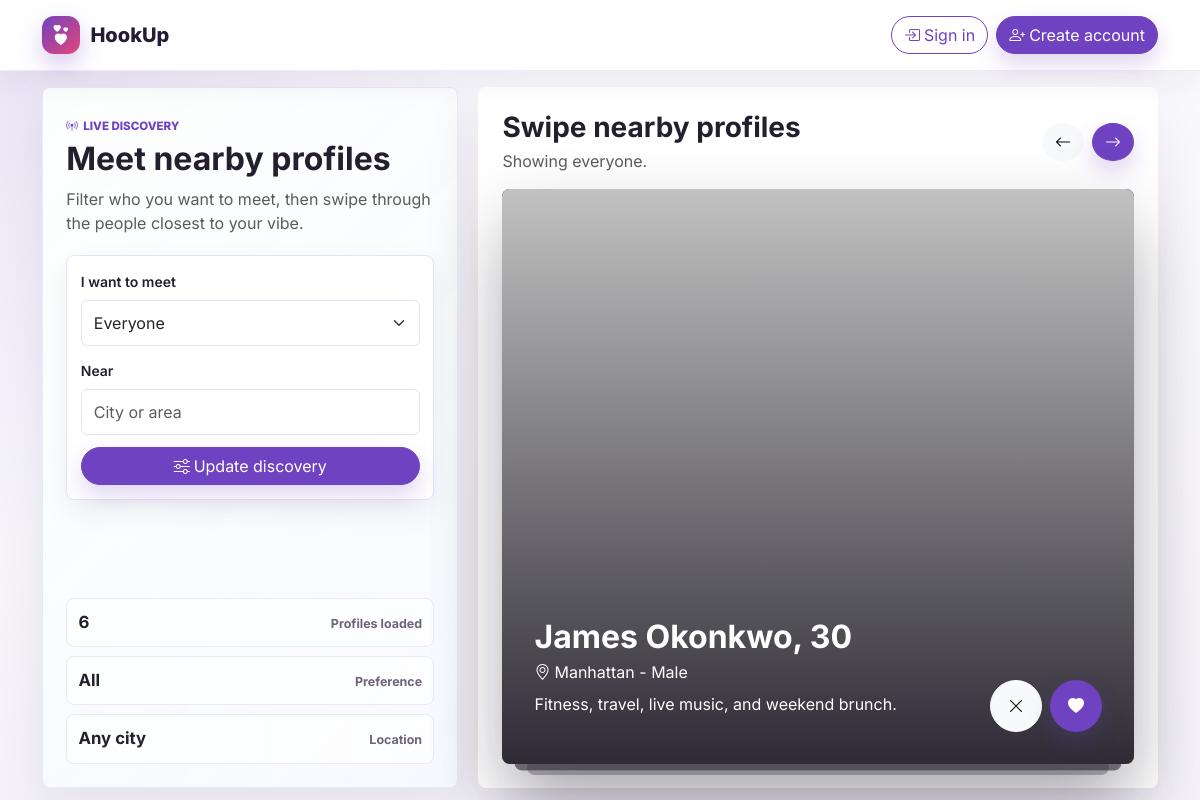
The page / on the database its author committed.
### tables this page shows
CREATE TABLE IF NOT EXISTS profiles (
  user_id BIGINT UNSIGNED PRIMARY KEY,
  display_name VARCHAR(120) NOT NULL,
  username VARCHAR(40) NOT NULL UNIQUE,
  age TINYINT UNSIGNED NOT NULL,
  city VARCHAR(120) NOT NULL,
  gender ENUM('female', 'male', 'non_binary') NOT NULL DEFAULT 'female',
  looking_for ENUM('female', 'male', 'everyone') NOT NULL DEFAULT 'everyone',
  profile_visibility ENUM('public', 'matches', 'private') NOT NULL DEFAULT 'public',
  bio TEXT NOT NULL,
  avatar_url VARCHAR(500) NULL,
  is_featured TINYINT(1) NOT NULL DEFAULT 0,
  created_at DATETIME NOT NULL DEFAULT CURRENT_TIMESTAMP,
  updated_at DATETIME NOT NULL DEFAULT CURRENT_TIMESTAMP ON UPDATE CURRENT_TIMESTAMP,
  CONSTRAINT fk_profiles_user FOREIGN KEY (user_id) REFERENCES users(id) ON DELETE CASCADE,
  INDEX idx_profiles_city (city),
  INDEX idx_profiles_gender (gender),
  INDEX idx_profiles_featured (is_featured)
);

### app/helpers.php (called while the page is built, shortened)
<?php
function config_value(string $path, $default = null)
{
    global $config;
    $value = $config;
    foreach (explode('.', $path) as $key) {
        $value = $value[$key];
    }
    return $value;
}
function db(): PDO
{
    return Database::connection();
}
function e(?string $value): string
{
    return htmlspecialchars((string) $value, ENT_QUOTES | ENT_SUBSTITUTE, 'UTF-8');
}
function is_local_request(): bool
{
    $host = strtolower((string) ($_SERVER['HTTP_HOST'] ?? ''));
    $host = preg_replace('/:\d+$/', '', $host) ?: $host;
    return in_array($host, ['localhost', '127.0.0.1', '::1'], true);
}
function request_scheme(): string
{
    $forwardedProto = strtolower((string) ($_SERVER['HTTP_X_FORWARDED_PROTO'] ?? ''));
    $isHttps = (!empty($_SERVER['HTTPS']) && $_SERVER['HTTPS'] !== 'off')
        || (($_SERVER['SERVER_PORT'] ?? null) === '443');
    return $isHttps ? 'https' : 'http';
}
function configured_app_url(): string
{
    return rtrim((string) config_value('app.url', ''), '/');
}
function configured_base_path(): string
{
    $path = (string) (parse_url(configured_app_url(), PHP_URL_PATH) ?: '');
    return '/' . trim($path, '/');
}
function detected_base_path(): string
{
    $scriptName = str_replace('\\', '/', (string) ($_SERVER['SCRIPT_NAME'] ?? ''));
    $rootName = basename((string) (defined('APP_ROOT') ? APP_ROOT : ''));
    if ($rootName !== '') {
        $segments = array_values(array_filter(explode('/', trim($scriptName, '/')), 'strlen'));
        $position = array_search($rootName, $segments, true);
    }
    $dir = trim(str_replace('\\', '/', dirname($scriptName)), '/');
    return '/' . $dir;
}
function app_base_path(): string
{
    $configuredPath = configured_base_path();
    if (is_local_request()) {
        $detectedPath = detected_base_path();
        return $detectedPath !== '' ? $detectedPath : ($configuredPath === '/' ? '' : $configuredPath);
    }
    return $configuredPath === '/' ? '' : $configuredPath;
}
function app_base_url(): string
{
    $configuredUrl = configured_app_url();
    $configuredHost = strtolower((string) (parse_url($configuredUrl, PHP_URL_HOST) ?: ''));
    $requestHost = (string) ($_SERVER['HTTP_HOST'] ?? '');
    if ($requestHost !== '' && (is_local_request() || in_array($configuredHost, ['', 'localhost', '127.0.0.1', '::1'], true))) {
        return request_scheme() . '://' . $requestHost . app_base_path();
    }
    return $configuredUrl;
}
function url(string $path = ''): string
{
    $base = app_base_url();
    $path = ltrim($path, '/');
    $fragment = '';
    $query = '';
    if ($path === 'index.php') {
        $path = '';
    } elseif (substr($path, -10) === '/index.php') {
        $path = substr($path, 0, -10);
    } elseif (substr($path, -4) === '.php') {
        $path = substr($path, 0, -4);
    }
    return $base . '/' . $path . $query . $fragment;
}
function db_column_exists(string $table, string $column): bool
{
    static $cache = [];
    $key = $table . '.' . $column;
    try {
        $stmt = db()->prepare("SHOW COLUMNS FROM `{$table}` LIKE :column");
        $stmt->execute(['column' => $column]);
        $cache[$key] = (bool) $stmt->fetch();
    } catch (Throwable $e) {
        $cache[$key] = false;
    }
    return $cache[$key];
}
function user_presence_column(): string
{
    return db_column_exists('users', 'last_seen_at') ? 'last_seen_at' : 'last_login_at';
}
function user_presence_select(string $alias = 'u', string $as = 'last_seen_at'): string
{
    $column = user_presence_column();
    return "{$alias}.{$column} AS {$as}";
}

### config/config.php (called while the page is built)
<?php
return [
    'app' => [
        'name' => getenv('APP_NAME') ?: 'HookUp',
        'env' => getenv('APP_ENV') ?: 'development',
        'url' => getenv('APP_URL') ?: 'http://localhost/Hookup/',
        'timezone' => getenv('APP_TIMEZONE') ?: 'Africa/Lagos',
    ],
    'database' => [
        'host' => getenv('DB_HOST') ?: '127.0.0.1',
        'port' => getenv('DB_PORT') ?: '3306',
        'name' => getenv('DB_DATABASE') ?: 'hookup',
        'user' => getenv('DB_USERNAME') ?: 'root',
        'pass' => getenv('DB_PASSWORD') ?: '',
        'charset' => 'utf8mb4',
    ],
    'paystack' => [
        'public_key' => getenv('PAYSTACK_PUBLIC_KEY') ?: '',
        'secret_key' => getenv('PAYSTACK_SECRET_KEY') ?: '',
        'transaction_charge_percent' => (float) (getenv('PAYSTACK_TRANSACTION_CHARGE_PERCENT') ?: 3),
    ],
];

### app/bootstrap.php (called while the page is built, shortened)
<?php
$config = require APP_ROOT . '/config/config.php';
require APP_ROOT . '/app/Database.php';
require APP_ROOT . '/app/helpers.php';
require APP_ROOT . '/app/Auth.php';
require APP_ROOT . '/app/Repositories.php';

### app/Database.php (called while the page is built, shortened)
<?php
final class Database
{
    private static ?PDO $connection = null;
    public static function connection(): PDO
    {
        global $config;
        if (self::$connection instanceof PDO) {
            return self::$connection;
        }
        $db = $config['database'];
        $dsn = sprintf(
            'mysql:host=%s;port=%s;dbname=%s;charset=%s',
            $db['host'],
            $db['port'],
            $db['name'],
            $db['charset']
        );
        self::$connection = new PDO($dsn, $db['user'], $db['pass'], [
            PDO::ATTR_ERRMODE => PDO::ERRMODE_EXCEPTION,
            PDO::ATTR_DEFAULT_FETCH_MODE => PDO::FETCH_ASSOC,
            PDO::ATTR_EMULATE_PREPARES => false,
        ]);
        return self::$connection;
    }
}

### app/Repositories.php (called while the page is built, shortened)
<?php
function get_discovery_profiles(string $gender = '', string $city = '', int $limit = 12): array
{
    $presenceSelect = user_presence_select('u');
    $sql = 'SELECT u.id AS user_id, u.email, u.status, p.*,
                   uv.overall_status AS verification_status, ' . $presenceSelect . '
            FROM users u
            JOIN profiles p ON p.user_id = u.id
            LEFT JOIN user_verifications uv ON uv.user_id = u.id
            WHERE u.deleted_at IS NULL AND u.status = "active" AND u.role = "member"';
    $params = [];
    if ($city !== '') {
        $sql .= ' ORDER BY CASE WHEN p.city LIKE :city_order THEN 0 ELSE 1 END, p.is_featured DESC, RAND()';
        $params['city_order'] = '%' . $city . '%';
    } else {
        $sql .= ' ORDER BY p.is_featured DESC, RAND()';
    }
    $sql .= ' LIMIT ' . max(1, min(24, $limit));
    $stmt = db()->prepare($sql);
    $stmt->execute($params);
    return $stmt->fetchAll();
}

### app/Auth.php (called while the page is built, shortened)
<?php
function current_user(): ?array
{
    static $user = false;
    if ($user !== false) {
        return $user;
    }
    if (empty($_SESSION['user_id'])) {
        $user = null;
        return null;
    }
    $stmt = db()->prepare(
        'SELECT u.*, p.display_name, p.username, p.age, p.city, p.bio, p.avatar_url,
                uv.overall_status AS verification_status
         FROM users u
         LEFT JOIN profiles p ON p.user_id = u.id
         LEFT JOIN user_verifications uv ON uv.user_id = u.id
         WHERE u.id = :id AND u.deleted_at IS NULL
         LIMIT 1'
    );
    $stmt->execute(['id' => (int) $_SESSION['user_id']]);
    $row = $stmt->fetch();
    $user = $row ?: null;
    return $user;
}

### index.php (the view, shortened to what this page needs)
<?php
require __DIR__ . '/app/bootstrap.php';
$selectedGender = in_array(($_GET['meet'] ?? ''), ['female', 'male', 'everyone'], true) ? (string) $_GET['meet'] : 'everyone';
$selectedCity = trim((string) ($_GET['city'] ?? ''));
$profiles = get_discovery_profiles($selectedGender, $selectedCity, 10);
require APP_ROOT . '/app/layout-header.php';
?>
<div class="home-discovery-layout">
  <section class="discovery-top">
    <div class="discovery-copy">
      <span class="tool-eyebrow"><i class="bi bi-broadcast-pin"></i> Live discovery</span>
      <h1 class="h2 fw-bold mb-2">Meet nearby profiles</h1>
      <p class="text-muted mb-0">Filter who you want to meet, then swipe through the people closest to your vibe.</p>
    </div>
    <form class="discovery-filter-bar" method="get">
      <div>
        <label class="form-label small fw-semibold" for="meet">I want to meet</label>
        <select class="form-select" name="meet" id="meet">
          <option value="everyone" <?= $selectedGender === 'everyone' ? 'selected' : '' ?>>Everyone</option>
        </select>
      </div>
      <div>
        <label class="form-label small fw-semibold" for="city">Near</label>
        <input class="form-control" name="city" id="city" value="<?= e($selectedCity) ?>" placeholder="City or area">
      </div>
      <button class="btn btn-primary rounded-pill w-100"><i class="bi bi-sliders me-1"></i>Update discovery</button>
    </form>
    <div class="discovery-side-stats">
      <div><strong><?= count($profiles) ?> <small>Profiles loaded</small></strong></div>
      <div><strong><?= e($selectedGender === 'everyone' ? 'All' : ucfirst($selectedGender)) ?> <small>Preference</small></strong></div>
      <div><strong><?= e($selectedCity !== '' ? $selectedCity : 'Any city') ?> <small>Location</small></strong></div>
    </div>
  </section>
  <section class="discover-band">
    <div class="d-flex flex-wrap justify-content-between align-items-center gap-3 mb-3">
      <div>
        <h2 class="h3 fw-bold mb-1">Swipe nearby profiles</h2>
        <div class="text-muted">Showing <?= e($selectedGender === 'everyone' ? 'everyone' : $selectedGender) ?><?= $selectedCity !== '' ? ' near ' . e($selectedCity) : '' ?>.</div>
      </div>
      <div class="swipe-controls">
        <button class="btn btn-light rounded-circle" type="button" data-swipe-prev title="Previous"><i class="bi bi-arrow-left"></i></button>
        <button class="btn btn-primary rounded-circle" type="button" data-swipe-next title="Next"><i class="bi bi-arrow-right"></i></button>
      </div>
    </div>
    <div class="swipe-stage" data-swipe-stage tabindex="0" aria-label="Swipe profile deck">
      <?php foreach ($profiles as $index => $profile): ?>
        <article class="swipe-card <?= $index === 0 ? 'active' : '' ?>" data-swipe-card data-index="<?= (int) $index ?>">
          <img src="<?= e($profile['avatar_url']) ?>" alt="<?= e($profile['display_name']) ?>">
          <div class="swipe-card-body">
            <div>
              <h3 class="h2 fw-bold mb-1"><?= e($profile['display_name']) ?>, <?= (int) $profile['age'] ?></h3>
              <div class="mb-2"><i class="bi bi-geo-alt me-1"></i><?= e($profile['city']) ?> - <?= e(ucfirst(str_replace('_', '-', $profile['gender'] ?? 'member'))) ?></div>
              <p><?= e(mb_substr($profile['bio'], 0, 150)) ?></p>
            </div>
            <div class="d-flex gap-2 swipe-card-actions">
              <button class="btn btn-light rounded-circle swipe-action" type="button" data-swipe-skip title="Skip"><i class="bi bi-x-lg"></i></button>
              <?php if ($authUser): ?>
                <form method="post" action="<?= e(url('actions/match.php')) ?>">
                  <?= csrf_field() ?>
                  <input type="hidden" name="user_id" value="<?= (int) $profile['user_id'] ?>">
                  <button class="btn btn-primary rounded-circle swipe-action" title="Match"><i class="bi bi-heart-fill"></i></button>
                </form>
              <?php else: ?>
                <a class="btn btn-primary rounded-circle swipe-action" href="<?= e(url('register.php')) ?>" title="Join to match"><i class="bi bi-heart-fill"></i></a>
              <?php endif; ?>
            </div>
          </div>
        </article>
      <?php endforeach; ?>
    </div>
  </section>
</div>
<?php require APP_ROOT . '/app/layout-footer.php'; ?>

### assets/css/app.css (style rules this page uses)
* { font-family: "Inter", system-ui, -apple-system, "Segoe UI", Roboto, sans-serif; }
body { background: radial-gradient(circle at top left, rgba(111, 66, 193, 0.12), transparent 34rem), linear-gradient(180deg, #fbfafe 0%, #f4f2f8 100%); color: #231f2d; }
a { color: #6f42c1; }
.btn-primary { --bs-btn-bg: #6f42c1; --bs-btn-border-color: #6f42c1; --bs-btn-hover-bg: #5a32a3; --bs-btn-hover-border-color: #5a32a3; box-shadow: 0 10px 22px rgba(111, 66, 193, 0.22); }
.card, .btn, .gender-choice, .list-group-item { transition: transform 160ms ease, box-shadow 160ms ease, background-color 160ms ease, border-color 160ms ease; }
.home-discovery-layout { display: grid; grid-template-columns: minmax(280px, 0.38fr) minmax(0, 0.62fr); gap: 1.25rem; align-items: stretch; min-height: calc(100vh - 104px); }
.discovery-top { display: flex; flex-direction: column; gap: 1.25rem; background: linear-gradient(135deg, rgba(255, 255, 255, 0.96), rgba(247, 251, 255, 0.92)), linear-gradient(90deg, rgba(46, 229, 157, 0.16), rgba(111, 66, 193, 0.12)); border: 1px solid rgba(111, 66, 193, 0.1); border-radius: 8px; padding: clamp(1rem, 2.2vw, 1.45rem); box-shadow: 0 20px 48px rgba(35, 31, 45, 0.07); }
.discovery-copy { max-width: 640px; }
.discovery-filter-bar { display: grid; grid-template-columns: 1fr; gap: 0.75rem; background: #fff; border: 1px solid #e7e1f4; border-radius: 8px; padding: 0.85rem; box-shadow: 0 12px 30px rgba(35, 31, 45, 0.06); }
.discovery-filter-bar .form-control, .discovery-filter-bar .form-select { min-height: 46px; border-color: #e7e1f4; }
.discovery-side-stats { display: grid; gap: 0.55rem; margin-top: auto; }
.discovery-side-stats div { border: 1px solid #eee8f7; border-radius: 8px; padding: 0.7rem; background: rgba(255, 255, 255, 0.74); }
.discovery-side-stats strong { display: flex; align-items: baseline; justify-content: space-between; gap: 0.5rem; color: #231f2d; font-size: 1.05rem; }
.discovery-side-stats small { color: #6f6478; font-size: 0.78rem; font-weight: 700; white-space: nowrap; }
.discover-band { background: #fff; border-radius: 8px; padding: clamp(1rem, 2.4vw, 1.5rem); box-shadow: 0 24px 60px rgba(35, 31, 45, 0.08); min-height: 0; }
.swipe-controls { display: flex; gap: 0.5rem; }
.swipe-stage { position: relative; height: clamp(420px, calc(100vh - 225px), 640px); min-height: 0; outline: 0; perspective: 1200px; }
.swipe-card { position: absolute; inset: 0; overflow: hidden; border-radius: 8px; background: #201a2e; color: #fff; opacity: 0; pointer-events: none; transform: translateY(28px) scale(0.94); box-shadow: 0 28px 70px rgba(35, 31, 45, 0.24); transition: transform 360ms cubic-bezier(.2,.8,.2,1), opacity 260ms ease; user-select: none; touch-action: pan-y; }
.swipe-card.is-active, .swipe-card.active { opacity: 1; pointer-events: auto; transform: translateY(0) scale(1); z-index: 4; }
.swipe-card.is-next { opacity: 0.64; transform: translateY(18px) scale(0.96); z-index: 3; }
.swipe-card.is-third { opacity: 0.34; transform: translateY(34px) scale(0.92); z-index: 2; }
.swipe-card img { width: 100%; height: 100%; min-height: 0; object-fit: cover; filter: saturate(1.05); pointer-events: none; }
.swipe-card::after { content: ""; position: absolute; inset: 0; background: linear-gradient(180deg, rgba(0, 0, 0, 0.05), rgba(16, 12, 24, 0.84)); }
.swipe-card-body { position: absolute; inset: auto 0 0 0; z-index: 1; padding: clamp(1.25rem, 4vw, 2rem); display: flex; align-items: flex-end; justify-content: space-between; gap: 1rem; }
.swipe-action { width: 52px; height: 52px; display: inline-flex; align-items: center; justify-content: center; animation: soft-bounce 2.8s ease-in-out infinite; }
.tool-eyebrow { display: inline-flex; align-items: center; gap: 0.35rem; color: #6f42c1; font-size: 0.72rem; font-weight: 800; text-transform: uppercase; letter-spacing: 0; margin-bottom: 0.35rem; }

### rows shown on the page
profiles: display_name "James Okonkwo", age "30", city "Manhattan", gender "Male", bio "Fitness, travel, live music, and weekend brunch."

### other values the page prints
config_value('app.name', 'HookUp') "HookUp"
count($profiles) "6"
$selectedGender === 'everyone' ? 'All' : ucfirst($selectedGender) "All"
$selectedCity !== '' ? $selectedCity : 'Any city' "Any city"
$selectedGender === 'everyone' ? 'everyone' : $selectedGender "everyone"
